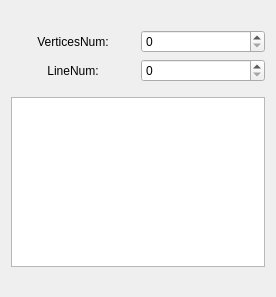
<?xml version="1.0" encoding="UTF-8"?>
<ui version="4.0">
 <class>LWPolylineAttributeWidgetClass</class>
 <widget class="QWidget" name="LWPolylineAttributeWidgetClass">
  <property name="geometry">
   <rect>
    <x>0</x>
    <y>0</y>
    <width>276</width>
    <height>297</height>
   </rect>
  </property>
  <property name="windowTitle">
   <string>CPolylineAttributeWidget</string>
  </property>
  <layout class="QGridLayout" name="gridLayout">
   <item row="1" column="0">
    <layout class="QVBoxLayout" name="verticalLayout_3">
     <property name="spacing">
      <number>15</number>
     </property>
     <item>
      <layout class="QHBoxLayout" name="horizontalLayout" stretch="1,1">
       <item>
        <layout class="QVBoxLayout" name="verticalLayout">
         <item>
          <widget class="QLabel" name="label_Vertices">
           <property name="sizePolicy">
            <sizepolicy hsizetype="Expanding" vsizetype="Preferred">
             <horstretch>0</horstretch>
             <verstretch>0</verstretch>
            </sizepolicy>
           </property>
           <property name="layoutDirection">
            <enum>Qt::LayoutDirection::LeftToRight</enum>
           </property>
           <property name="text">
            <string>VerticesNum:</string>
           </property>
           <property name="alignment">
            <set>Qt::AlignmentFlag::AlignCenter</set>
           </property>
          </widget>
         </item>
         <item>
          <widget class="QLabel" name="label_Linenum">
           <property name="sizePolicy">
            <sizepolicy hsizetype="Expanding" vsizetype="Preferred">
             <horstretch>0</horstretch>
             <verstretch>0</verstretch>
            </sizepolicy>
           </property>
           <property name="layoutDirection">
            <enum>Qt::LayoutDirection::LeftToRight</enum>
           </property>
           <property name="text">
            <string>LineNum:</string>
           </property>
           <property name="alignment">
            <set>Qt::AlignmentFlag::AlignCenter</set>
           </property>
          </widget>
         </item>
        </layout>
       </item>
       <item>
        <layout class="QVBoxLayout" name="verticalLayout_2">
         <item>
          <widget class="QSpinBox" name="spinBox_Vertices"/>
         </item>
         <item>
          <widget class="QSpinBox" name="spinBox_Linenum"/>
         </item>
        </layout>
       </item>
      </layout>
     </item>
     <item>
      <widget class="QTableWidget" name="tableWidget">
       <property name="frameShape">
        <enum>QFrame::Shape::StyledPanel</enum>
       </property>
       <property name="frameShadow">
        <enum>QFrame::Shadow::Raised</enum>
       </property>
      </widget>
     </item>
    </layout>
   </item>
   <item row="0" column="0">
    <spacer name="verticalSpacer_2">
     <property name="orientation">
      <enum>Qt::Orientation::Vertical</enum>
     </property>
     <property name="sizeHint" stdset="0">
      <size>
       <width>20</width>
       <height>40</height>
      </size>
     </property>
    </spacer>
   </item>
   <item row="2" column="0">
    <spacer name="verticalSpacer">
     <property name="orientation">
      <enum>Qt::Orientation::Vertical</enum>
     </property>
     <property name="sizeHint" stdset="0">
      <size>
       <width>20</width>
       <height>40</height>
      </size>
     </property>
    </spacer>
   </item>
  </layout>
 </widget>
 <layoutdefault spacing="6" margin="11"/>
 <resources/>
 <connections/>
</ui>
